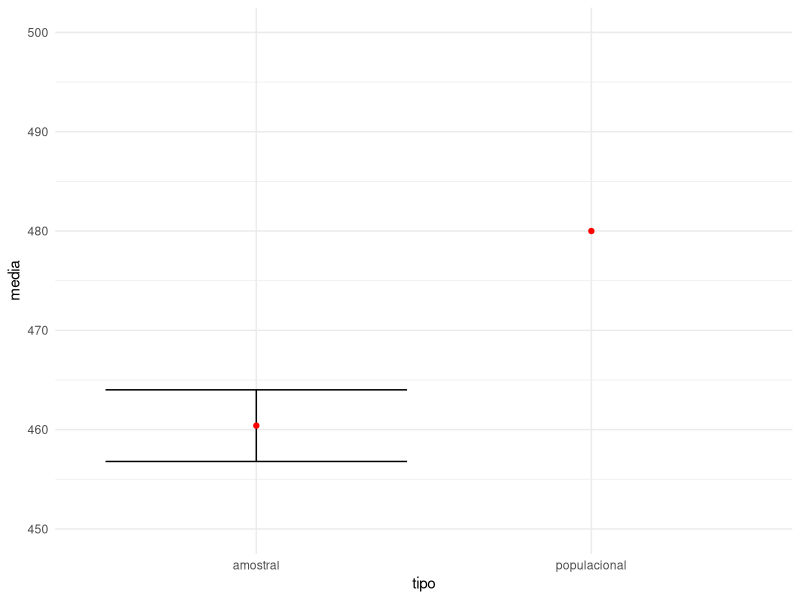

Write R code to recreate this figure.
## ---- chunk 1
library(tidyverse)
options(scipen = 9999)
## ---- chunk 2
media_amostral_tts_sr <- 460.4
dp_amostral_tts_sr <- 18.4
n_amostral_tts_sr <- 100

z <- 1.96 # para nível de significancia 5%

ic_incompleto <- z * (dp_amostral_tts_sr / sqrt(n_amostral_tts_sr))

ic_tts_sr <-
  c(media_amostral_tts_sr - ic_incompleto,
    media_amostral_tts_sr + ic_incompleto)
## ---- chunk 3
tab_media <- tibble::tibble(
  media = c(460.4, 480),
  tipo = c("amostral", "populacional"),
  media_min = c(ic_tts_sr[1], NA),
  media_max = c(ic_tts_sr[2], NA),  
)

tab_media |> 
  knitr::kable()
## ---- chunk 4
tab_media |>
  ggplot(aes(x = tipo, y = media)) +
  geom_errorbar(aes(ymin = media_min, ymax = media_max)) +
  geom_point(color = "red") +
  theme_minimal() + 
  scale_y_continuous(limits = c(450, 500))
## ---- chunk 5
n_pesquisa_antiacido = 16
z = 3 # 99% de confiança
prop_encontrada_pesquisa_antiacido = 0.93
## ---- chunk 6
# p * (1-p)
parte_1 <- prop_encontrada_pesquisa_antiacido*(1 - prop_encontrada_pesquisa_antiacido)

# p * (1-p)/n
parte_2 <- parte_1/n_pesquisa_antiacido

# sqrt(p * (1-p)/n)
parte_3 <- sqrt(parte_2)

# z * sqrt(p * (1-p)/n)
parte_4 <- z * parte_3

ic_pesquisa_antiacido <- c(prop_encontrada_pesquisa_antiacido-parte_4, prop_encontrada_pesquisa_antiacido+parte_4)

round(ic_pesquisa_antiacido*100)
## ---- chunk 7
round((ic_pesquisa_antiacido[2]-ic_pesquisa_antiacido[1])*100)
## ---- chunk 8
# n_caspa = ?
z = 3 # 99% de confiança
prop_reducao_caspa = 0.93
erro_total_max = 0.01
## ---- chunk 9
DP_caspa = sqrt(prop_reducao_caspa * (1-prop_reducao_caspa))
## ---- chunk 10
n_caspa = ((z ^2) * (DP_caspa ^2)) / (erro_total_max ^ 2)

n_caspa
## ---- chunk 11
dados_hipertensao <- readr::read_delim("Hipertensao.csv", 
    delim = ";", escape_double = FALSE, trim_ws = TRUE)

dplyr::glimpse(dados_hipertensao)
## ---- chunk 12
est_transversal <- tibble::tibble(
  categoria = c("Orcs Bebem", "Orcs Abstemios"),
  nao_lutam = c(200, 1500),
  lutam = c(300, 3500)
) |>   tibble::column_to_rownames("categoria")

est_transversal |> knitr::kable()
## ---- chunk 13
est_cc <- tibble::tibble(
  categoria = c("Orcs Bebem", "Orcs Abstemios"),
  nao_lutam = c(100, 50),
  lutam = c(400, 450)
) |> tibble::column_to_rownames("categoria")

est_cc |> knitr::kable()
## ---- chunk 14
est_coorte <- tibble::tibble(
  categoria = c("Orcs Bebem", "Orcs Abstemios"),
  nao_lutam = c(200, 300),
  lutam = c(800, 1700)
) |> tibble::column_to_rownames("categoria")

est_coorte |> knitr::kable()
